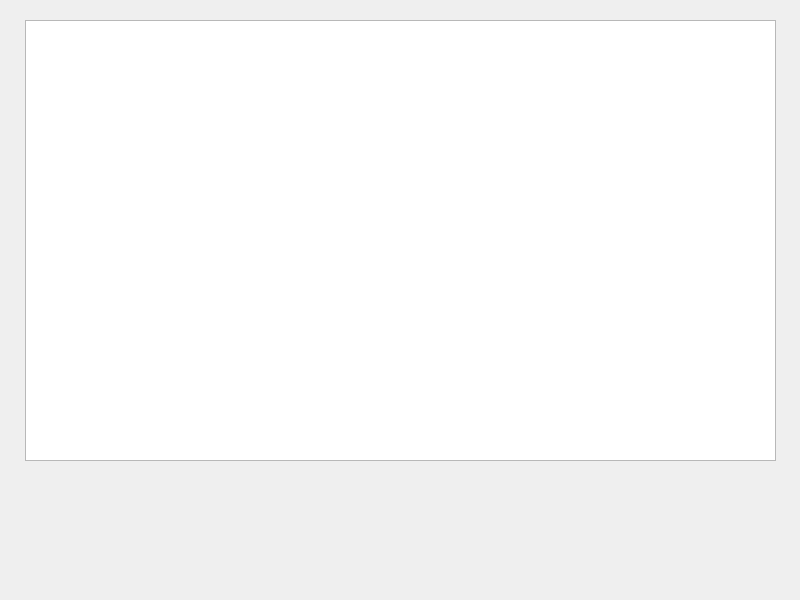
<?xml version="1.0" encoding="UTF-8"?>
<ui version="4.0">
 <class>ViewStock</class>
 <widget class="QDialog" name="ViewStock">
  <property name="geometry">
   <rect>
    <x>0</x>
    <y>0</y>
    <width>800</width>
    <height>600</height>
   </rect>
  </property>
  <property name="windowTitle">
   <string>Voir le Stock</string>
  </property>
  <widget class="QWidget" name="verticalLayoutWidget">
   <property name="geometry">
    <rect>
     <x>0</x>
     <y>0</y>
     <width>258</width>
     <height>194</height>
    </rect>
   </property>
   <layout class="QVBoxLayout" name="verticalLayout"/>
  </widget>
  <widget class="QTableView" name="tableView">
   <property name="geometry">
    <rect>
     <x>25</x>
     <y>20</y>
     <width>751</width>
     <height>441</height>
    </rect>
   </property>
  </widget>
 </widget>
 <resources/>
 <connections/>
</ui>
